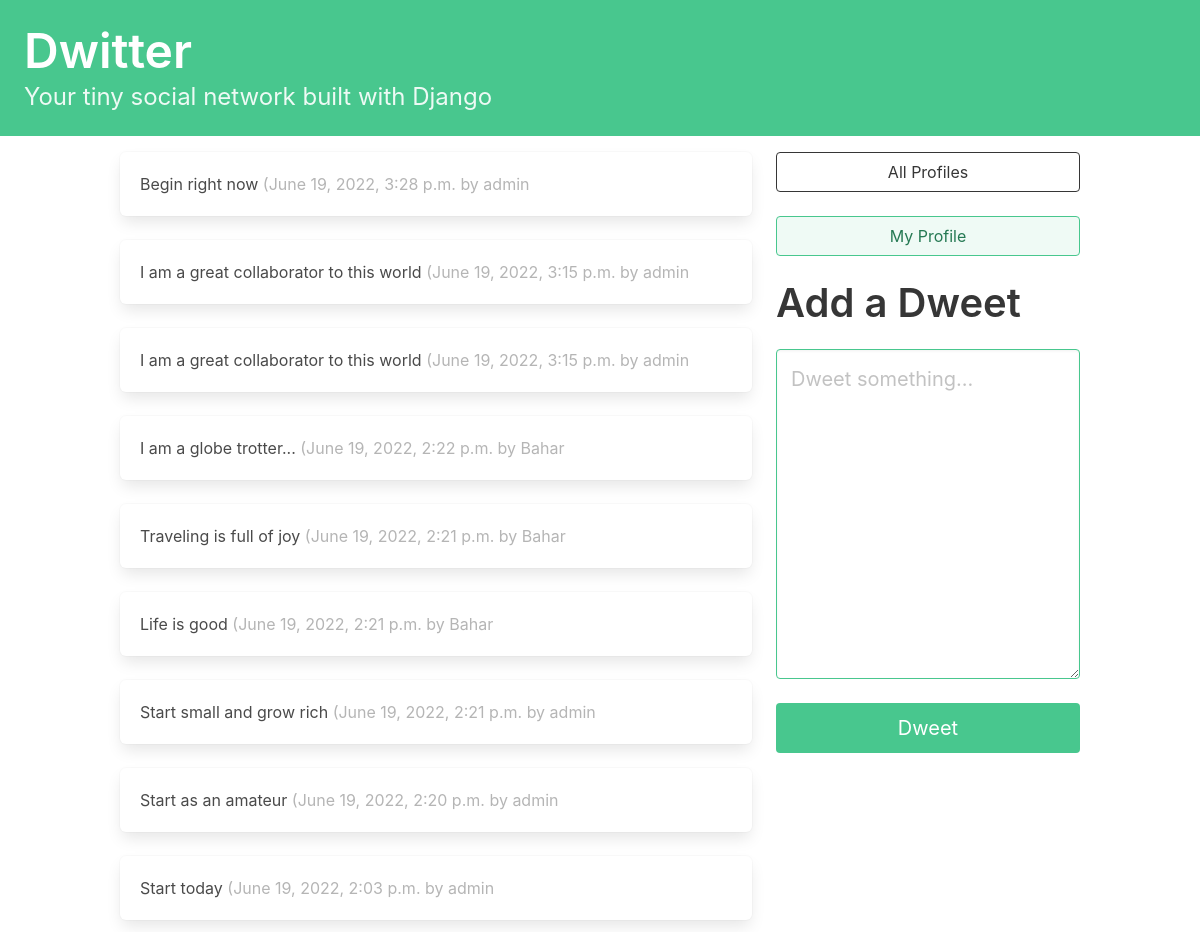
Screenshot of / (signed in) with the database file from the repository.
### dwitter/models.py (models this page shows, shortened)
class Dweet(models.Model):
    user = models.ForeignKey(User, on_delete=models.CASCADE, related_name='dweets')
    body = models.CharField(max_length=140)
    created_at = models.DateTimeField(auto_now_add=True)

### dwitter/views.py (the view)
# urls.py: path("", dashboard, name='dashboard'),
def dashboard(request):
    form = DweetForm(request.POST or None)
    if request.method == "POST":
        if form.is_valid():
            dweet = form.save(commit=False)
            dweet.user = request.user
            dweet.save()
            return redirect("dwitter:dashboard")
    followed_dweets = Dweet.objects.filter(
        user__profile__in=request.user.profile.follows.all()
    ).order_by('-created_at')
    return render(request, "dwitter/dashboard.html", {"form": form, 'dweets': followed_dweets})

### dwitter/forms.py
class DweetForm(forms.ModelForm):
    body = forms.CharField(
        required=True,
        widget=forms.widgets.Textarea(
            attrs={
                "placeholder": "Dweet something...",
                "class": "textarea is-success is-medium",
            }
        ),
        label="",
        )
    class Meta:
        model = Dweet
        exclude =("user",)

### templates/dwitter/dashboard.html (shortened to what this page needs)
{% extends 'base.html' %}
{% block content %}
<div class="column">
        {% for dweet in dweets %}
            <div class="box">
                {{ dweet.body }}
                <span class="is-small has-text-grey-light">
                    ({{ dweet.created_at }} by {{ dweet.user.username }}
                </span>
            </div>
        {% endfor %}
</div>
<div class="column is-one-third">
    <div class="block">
        <a href="{% url 'dwitter:profile_list' %} ">
            <button class="button is-dark is-outlined is-fullwidth">
                All Profiles
            </button>
        </a>
    </div>
    <div class="block">
        <a href="{% url 'dwitter:profile' request.user.profile.id %} ">
            <button class="button is-success is-light is-outlined is-fullwidth">
                My Profile
            </button>
        </a>
    </div>
    <div class="block">
        <h2 class="title is-2">Add a Dweet</p>
    </div>
    <div class="block">
    <form method="post">
        {{ form.as_p }}
        <button class="button is-success is-fullwidth is-medium mt-5"
                type="submit">Dweet
        </button>
    </form>
</div>
</div>
{% endblock content %}

### rows the page displays
Dweet: body "Begin right now", created_at "June 19, 2022, 3:28 p.m.", user.username "admin"
Dweet: body "I am a great collaborator to this world", created_at "June 19, 2022, 3:15 p.m.", user.username "admin"
Dweet: body "I am a great collaborator to this world", created_at "June 19, 2022, 3:15 p.m.", user.username "admin"
Dweet: body "I am a globe trotter...", created_at "June 19, 2022, 2:22 p.m.", user.username "Bahar"
Dweet: body "Traveling is full of joy", created_at "June 19, 2022, 2:21 p.m.", user.username "Bahar"
Dweet: body "Life is good", created_at "June 19, 2022, 2:21 p.m.", user.username "Bahar"
Dweet: body "Start small and grow rich", created_at "June 19, 2022, 2:21 p.m.", user.username "admin"
Dweet: body "Start as an amateur", created_at "June 19, 2022, 2:20 p.m.", user.username "admin"
Dweet: body "Start today", created_at "June 19, 2022, 2:03 p.m.", user.username "admin"
